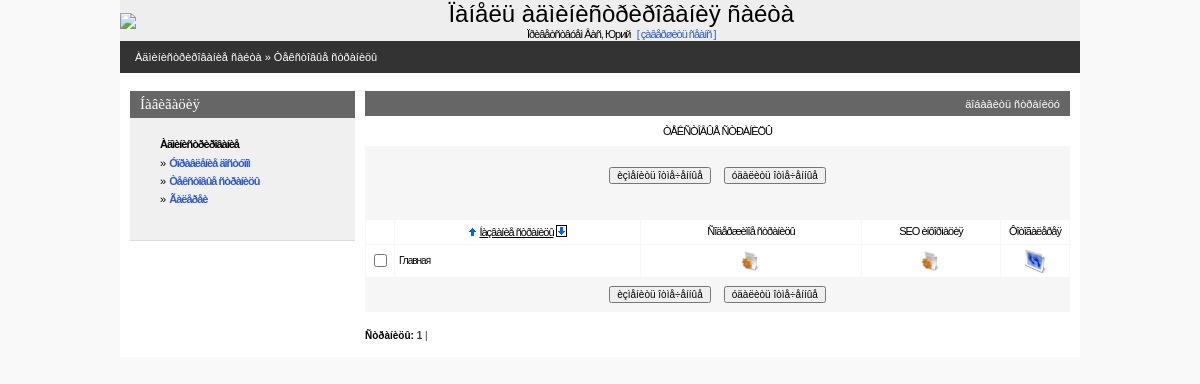
/admin/statlist.php (signed in), run on an earlier commit of the app's database.
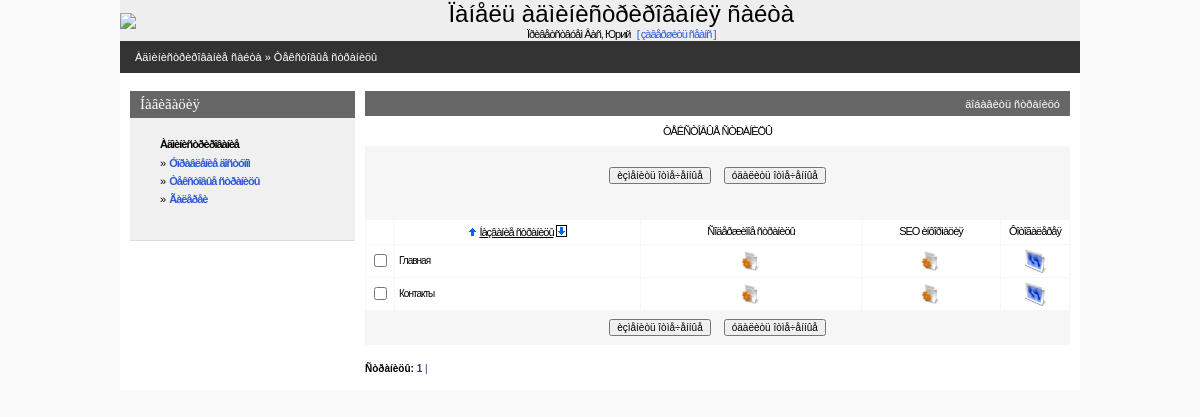
And on a later commit of the database.
### tables this page shows
CREATE TABLE IF NOT EXISTS `hotel_static` (
  `static_code` int(11) NOT NULL AUTO_INCREMENT,
  `static_title` varchar(200) NOT NULL DEFAULT '',
  `static_abstract` text NOT NULL COMMENT 'Краткий текст страницы',
  `static_text` text NOT NULL COMMENT 'Полный текст страницы',
  `static_seo_title` text,
  `static_seo_desc` text,
  `static_seo_key` text,
  `static_type` varchar(11) NOT NULL DEFAULT 'page' COMMENT 'Определает тип страницы (обычная страница или галерея)',
  PRIMARY KEY (`static_code`)
);

### admin/inc/session.php (called while the page is built, shortened)
<?php
   $REGUSER["code"]=$_SESSION["REGUSER"]["code"];
   $REGUSER["name"]=$_SESSION["REGUSER"]["name"];
   $REGUSER["login"]=$_SESSION["REGUSER"]["login"];
   $REGUSER["pass"]=$_SESSION["REGUSER"]["pass"];
   $REGUSER["email"]=$_SESSION["REGUSER"]["email"];
   $REGUSER["radmin"]=$_SESSION["REGUSER"]["radmin"];
   $REGUSER["rstatic"]=$_SESSION["REGUSER"]["rstatic"];
   $REGUSER["ralbum"]=$_SESSION["REGUSER"]["ralbum"];
?>

### admin/inc/connect.php (called while the page is built, shortened)
<?php
    $PHP_SELF=$_SERVER['PHP_SELF'];
?>

### admin/inc/const.php (called while the page is built, shortened)
<?php
    $PREFFIX="hotel";
?>

### admin/statlist.php (the view, shortened to what this page needs)
<?php
include("inc/settings.php");
$per_page=30;
if (!isset($curr_page)) $curr_page=0;
if(!($sortby)) $sortby='static_title'; else {$sortby=explode(" ",$sortby);$sortby=$sortby[0];}
if(!isset($sortdir)) {$sortdir="1";$realsortdir="ASC"; }
else
{
 if($sortdir==0) {$realsortdir="DESC";} else {$sortdir=1;$realsortdir="ASC";}
}
if (!isset($pagetype)) $pagetype="page";
$mainquery="select {$PREFFIX}_static.static_code, {$PREFFIX}_static.static_title
            from {$PREFFIX}_static where {$PREFFIX}_static.static_type like '$pagetype'
            order by $sortby $realsortdir";
?>
<? include ("inc/head.php"); ?>
<BODY>
<center>
<div class=mainbody>
<? include("inc/top.php");?>
<table Border=0 CellSpacing=0 CellPadding=0 width=100%>
  <tr><td class=pageline>
     <div class=wmiddletext><a href="main.php">Àäìèíèñòðèðîâàíèå ñàéòà</a> &#187; Òåêñòîâûå ñòðàíèöû</div>
  </td></tr>
</table>
<table Border=0 CellSpacing=0 CellPadding=0 class=mainbody>
 <tr valign=top>
  <td width=10></td>
  <? include("inc/leftmenu.php"); ?>
  <td width=10></td>
  <td>
<?php
	echo"<form name='data' action=$PHP_SELF method=POST>";
?>
<table class=grayhead Border=0 CellSpacing=0 CellPadding=0 >
 <tr class=normaltext>
  <td align=right class=wmiddletext><a class=submenu onclick="displayform(this,'äîáàâèòü ñòðàíèöó')">äîáàâèòü ñòðàíèöó</a></td>
 </tr>
</table>
<table Border=0 CellSpacing=0 class=pagebluetable CellPadding=0 >
 <tr><td class=lmenutext height=30 bgcolor=#ffffff align="center">ÒÅÊÑÒÎÂÛÅ ÑÒÐÀÍÈÖÛ</td></tr>
</table>
<table Border=0 CellSpacing=0 class=pagebluetable CellPadding=0>
 <tr><td>
 <center>
 <table>
 <td><input type=button onClick=Send('U') value='èçìåíèòü îòìå÷åííûå' class=smalltext></td>
   <td width=5></td>
   <td><input type=button onClick=ConfirmSend('D') value='óäàëèòü îòìå÷åííûå'  class=smalltext></td>
  <br>
 <tr align="center" height=30 >
 </tr>
 </table>
 </td></tr>
</table>
<center>
<table Border=0 CellSpacing=1 class=bluetable CellPadding=4 width=100%>
  <tr class=lmenutext align=center  height=20 bgcolor=#ffffff>
    <td width=20>&nbsp;</td>
    <td  align=center ><?=SortTitle("Íàçâàíèå ñòðàíèöû","static_title",$sortby,$sortdir);?></td>
    <td  align=center >Ñîäåðæèìîå ñòðàíèöû</td>
    <td width=130 align=center >SEO èíôîðìàöèÿ</td>
	<td width=60 align=center >Ôîòîãàëåðåÿ</td>
<?php
	$res=mysql_query ($mainquery) or die ("Íå ìîãó âûáðàòü ñòðàíèöû. Îøèáêà â çàïðîñå.");
	$num_rows=mysql_num_rows($res);
	if($num_rows)
	{
		$page_quant=ceil($num_rows / $per_page);
		$start_pos=$curr_page*$per_page;
		if ($start_pos+$per_page<$num_rows) $end_pos=$start_pos+$per_page;
		else $end_pos=$num_rows;
		for ($x=$start_pos; $x<$end_pos; $x++)
		{
			list($static_code,$static_title,$page_active)=mysql_fetch_array($res);
			$checkname=$static_code;
			$bg="#FFFFFF";
			echo"<tr class=edittabletext height=24 bgcolor=$bg>";
			echo"<TD width=20 align=center ><input type='checkbox' name=\"C#$checkname\" id=\"C#$checkname\"></TD>";
			echo"<TD align=left class=smalltext ondblclick='change_line(\"$checkname\",\"F#$checkname#static_title#string\");' id=\"F#$checkname#static_title#string\">".Show($static_title)."</TD>\n";
			echo"<td align=center ><a href='editstatic.php?static_code=$static_code&static_title=$static_title'><img height='20' width='20' src='graph/edit.gif' border=0 title='Ðåäàêòèðîâàòü ñîäåðæèìîå ñòðàíèöû'></a></td>";
			echo"<td align=center ><a href='editseo.php?static_code=$static_code&page_name=$page_name'><img height='20' width='20' src='graph/edit.gif' border=0 title='Ðåäàêòèðîâàòü SEO èíôîðìàöèþ'></a></td>";
			echo"<td><center><a href=\"picture.php?back=statlist&icon=250&static_code=$static_code\"><img height='24' width='24' src='graph/photo.gif' border=0 alt='Ôîòîãàëåðåÿ ' title='Ðåäàêòèðîâàòü ôîòîãàëåðåþ'></a></td>";
			echo"</TR>\n";
		}
	}
?>
</center>
<table Border=0 CellSpacing=0 class=pagebluetable CellPadding=0 width=95%>
 <tr><td>
 <center>
 <table>
 <tr height=30 >
   <td><input type=button onClick=Send('U') value='èçìåíèòü îòìå÷åííûå' class=smalltext></td>
   <td width=5></td>
   <td><input type=button onClick=ConfirmSend('D') value='óäàëèòü îòìå÷åííûå'  class=smalltext></td>
 </tr>
 </table>
 </td></tr>
</table>
<br>
<?php
		echo"<div align=left class=smalltext><b>Ñòðàíèöû:</b>  ";
		for ($i=1;$i<$page_quant+1;$i++)
		{
			$y=$i-1;
			if ($curr_page==$y) {$t1="<b>";$t2="</b>";} else {$t1="";$t2="";}
			echo"<a class=blue href=$PHP_SELF?curr_page=$y&sortby=$sortby&sortdir=$sortdir>$t1 $i $t2|</a>&nbsp";
		}
		echo"</div>";
?>
    <td width=10></td>
</BODY>
</HTML>

### admin/inc/head.php (shortened to what this page needs)
<HTML>
<HEAD>
   <LINK REL=stylesheet HREF="css/styles.css" TYPE="text/css">
</HEAD>

### admin/inc/top.php (shortened to what this page needs)
<table Border=0 CellSpacing=0 CellPadding=0 width=100%>
 <tr  style="padding:10px;" bgcolor=#eeeeee>
    <td><img src="../img/logo.png" border=0></td>
    <td align=center>
       <h1>Ïàíåëü àäìèíèñòðèðîâàíèÿ ñàéòà</h1>
       <span class=lmenupart>Ïðèâåòñòâóåì Âàñ, <?=$REGUSER["name"]?> <a class=lmenupart href="index.php?op=out"> &nbsp;&nbsp;[&nbsp;çàâåðøèòü ñåàíñ&nbsp;]</a></span>
    </td>
 </tr>
</table>

### admin/inc/leftmenu.php (shortened to what this page needs)
<td class=leftpanel>
<table CellSpacing=0 CellPadding=0>
<tr><td class=bluehead><h4>Íàâèãàöèÿ</h4><td></tr>
<tr><td class=blueblock>
<div style="margin-left:20px">
<?php
if( (isAllowed("radmin")) || (isAllowed("rbanner")) )
{
echo"<p><div class=lmenupart><b>Àäìèíèñòðèðîâàíèå</b></div>";
    if (isAllowed("radmin")) echo"<div class=lmenupart>&#187;&nbsp; <b><a href=\"admin.php\">Óïðàâëåíèå äîñòóïîì</a></b></div>";
    if (isAllowed("rstatic")) echo"<div class=lmenupart>&#187;&nbsp; <b><a href=\"statlist.php\">Òåêñòîâûå ñòðàíèöû</a></b></div>";
	if (isAllowed("ralbum")) echo"<div class=lmenupart>&#187;&nbsp; <b><a href=\"albumlist.php\">Ãàëåðåè</a></b></div>";
}
?>
</div>
<br>
<td></tr>
</table>
  <td>

### admin/inc/functions.php (shortened to what this page needs)
<?php
function Show($val)
{    if (trim($val)=="") return "&nbsp"; else return $val; }
function SortTitle($title,$fieldname,$sortby,$sortdir)
{
  $baseurl=preg_replace("/&sortby=.*/i","",$_SERVER['REQUEST_URI']);
  $baseurl=preg_replace("/&sortdir=[0|1]/i","",$baseurl);
  if(!strpos($baseurl,"?")) $baseurl.="?a=1";
  if($fieldname==$sortby)
  {
       $t1="<u>";$t2="</u>";
       if($sortdir==1) $c1="border=1";else $c1="border=0";
       if($sortdir==0) $c0="border=1";else $c0="border=0";
  }
  else { $t1=$t2=""; $c1=$c0="border=0"; }
  return "<a href=\"$baseurl&sortby=$fieldname&sortdir=0\" ><img class=\"arr\" title=\"ñîðòèðîâàòü ïî âîçðàñòàíèþ\" alt=\"ñîðòèðîâàòü ïî âîçðàñòàíèþ\" src=\"graph/uarr.gif\" width=9 height=10 $c0></a>&nbsp;{$t1}$title{$t2}&nbsp;<a href=\"$baseurl&sortby=$fieldname&sortdir=1\"><img class=\"arr\" title=\"ñîðòèðîâàòü ïî óáûâàíèþ\" alt=\"ñîðòèðîâàòü ïî óáûâàíèþ\" src=\"graph/darr.gif\" width=9 height=10 $c1 ></a></div>";
}
function isAllowed($right)
{
    global $PREFFIX,$REGUSER;
    return ($REGUSER[$right]);
}
?>

### admin/css/styles.css (style rules this page uses)
body { padding:0px; margin:0px; background-color:#f9f9f9; }
a { text-decoration : none; color: #3059D6; }
img { border-color: #000000; }
.mainbody { width:960px; background-color:#ffffff; }
.pageline { height:32px; background-color:#333333; padding-left:15px; }
.grayhead { width:100%; height:25px; padding-left:10px; padding-right:10px; background-color:#666666; }
.pagebluetable { width:100%; background-color:#f6f6f6; }
.bluetable { background-color:#f6f6f6; }
.leftpanel { width:225px; font-size:8px; }
.lmenupart { text-decoration:none; letter-spacing: -1px; line-height:10pt; margin-bottom:5px; font-size:11px; font-family: Verdana,Arial,Helvetica,Sans-serif,Tahoma,Pragmatica; }
.lmenutext { text-decoration:none; letter-spacing: -1px; line-height:10pt; margin-left:10px; margin-right:10px; margin-top:3px; margin-bottom:3px; font-size:11px; font-family: Verdana,Arial,Helvetica,Sans-serif,Tahoma,Pragmatica; }
.edittabletext { color:#666666; text-decoration:none; letter-spacing: -1px; line-height:12pt; font-size:11px; font-family: Verdana,Arial,Helvetica,Sans-serif,Tahoma,Pragmatica; }
.bluehead { width:220px; height:27px; padding-left:10px; background-color:#666666; }
.blueblock { width:220px; padding:10px; background-color:#f0f0f0; border-bottom: 1px solid #DCDCDD; }
H1 { text-decoration:none; font-weight:normal; padding:0; margin:0; font-family: Arial, Verdana; font-size : 24px; }
H4 { text-decoration:none; font-weight:normal; color:#ffffff; padding:0; margin:0; font-family: Verdana; font-size : 15px; }
.submenu { cursor:hand;cursor:pointer; }
p { text-decoration:none; padding:0; margin-top:10px; margin-bottom:0px; }
.normaltext { text-decoration:none; color:#000066; font-family:Verdana, Tahoma, Arial, Helvetica, Sans-serif, Pragmatica; font-size:12px; }
.smalltext { text-decoration:none; color:#000000; font-family:Verdana, Tahoma, Arial, Helvetica, Sans-serif, Pragmatica; font-size:10px; }
.wmiddletext { text-decoration:none; color:#ffffff; font-family:Verdana, Tahoma, Arial, Helvetica, Sans-serif, Pragmatica; font-size:11px; }
.wmiddletext a { text-decoration:none; color:#ffffff; }
.blue { color: #333366; }
.arr { position:relative;top:1px; }

What changed in the data, as far as the page shows it:
added hotel_static: static_title "Контакты"
